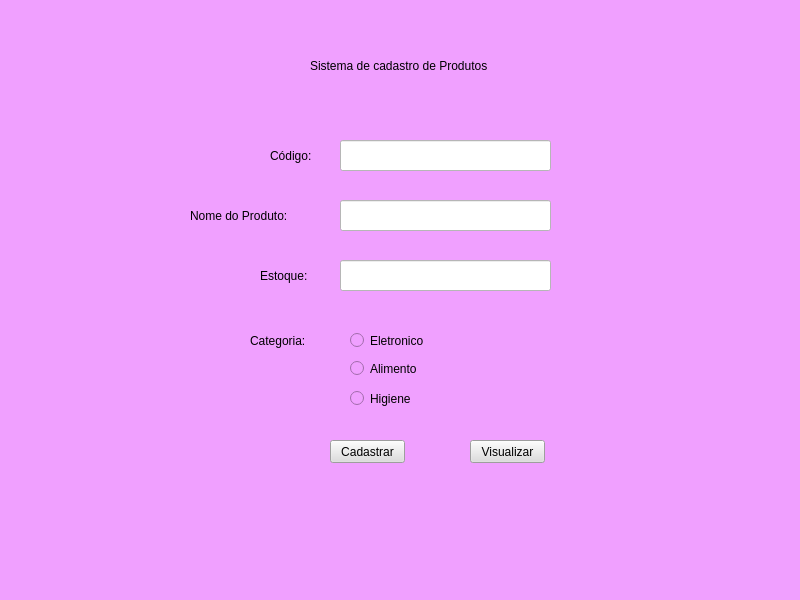
<?xml version="1.0" encoding="UTF-8"?>
<ui version="4.0">
 <class>MainWindow</class>
 <widget class="QMainWindow" name="MainWindow">
  <property name="geometry">
   <rect>
    <x>0</x>
    <y>0</y>
    <width>800</width>
    <height>600</height>
   </rect>
  </property>
  <property name="windowTitle">
   <string>MainWindow</string>
  </property>
  <property name="styleSheet">
   <string notr="true">
background-color: rgb(240, 160, 255);</string>
  </property>
  <widget class="QWidget" name="centralwidget">
   <widget class="QLabel" name="label">
    <property name="geometry">
     <rect>
      <x>310</x>
      <y>-10</y>
      <width>311</width>
      <height>151</height>
     </rect>
    </property>
    <property name="styleSheet">
     <string notr="true">font: 75 14pt &quot;MS Shell Dlg 2&quot;;</string>
    </property>
    <property name="text">
     <string>Sistema de cadastro de Produtos</string>
    </property>
   </widget>
   <widget class="QLineEdit" name="lineEdit">
    <property name="geometry">
     <rect>
      <x>340</x>
      <y>140</y>
      <width>211</width>
      <height>31</height>
     </rect>
    </property>
    <property name="styleSheet">
     <string notr="true">background-color: rgb(255, 255, 255);</string>
    </property>
   </widget>
   <widget class="QLabel" name="label_2">
    <property name="geometry">
     <rect>
      <x>270</x>
      <y>140</y>
      <width>61</width>
      <height>31</height>
     </rect>
    </property>
    <property name="styleSheet">
     <string notr="true">font: 75 12pt &quot;MS Shell Dlg 2&quot;;</string>
    </property>
    <property name="text">
     <string>Código:</string>
    </property>
   </widget>
   <widget class="QLineEdit" name="lineEdit_2">
    <property name="geometry">
     <rect>
      <x>340</x>
      <y>200</y>
      <width>211</width>
      <height>31</height>
     </rect>
    </property>
    <property name="styleSheet">
     <string notr="true">background-color: rgb(255, 255, 255);</string>
    </property>
   </widget>
   <widget class="QLabel" name="label_3">
    <property name="geometry">
     <rect>
      <x>190</x>
      <y>200</y>
      <width>131</width>
      <height>31</height>
     </rect>
    </property>
    <property name="styleSheet">
     <string notr="true">font: 75 12pt &quot;MS Shell Dlg 2&quot;;</string>
    </property>
    <property name="text">
     <string>Nome do Produto: </string>
    </property>
   </widget>
   <widget class="QLabel" name="label_4">
    <property name="geometry">
     <rect>
      <x>260</x>
      <y>260</y>
      <width>71</width>
      <height>31</height>
     </rect>
    </property>
    <property name="styleSheet">
     <string notr="true">font: 75 12pt &quot;MS Shell Dlg 2&quot;;</string>
    </property>
    <property name="text">
     <string>Estoque:</string>
    </property>
   </widget>
   <widget class="QLineEdit" name="lineEdit_3">
    <property name="geometry">
     <rect>
      <x>340</x>
      <y>260</y>
      <width>211</width>
      <height>31</height>
     </rect>
    </property>
    <property name="styleSheet">
     <string notr="true">background-color: rgb(255, 255, 255);</string>
    </property>
   </widget>
   <widget class="QLabel" name="label_5">
    <property name="geometry">
     <rect>
      <x>250</x>
      <y>330</y>
      <width>81</width>
      <height>21</height>
     </rect>
    </property>
    <property name="styleSheet">
     <string notr="true">font: 75 12pt &quot;MS Shell Dlg 2&quot;;</string>
    </property>
    <property name="text">
     <string>Categoria: </string>
    </property>
   </widget>
   <widget class="QRadioButton" name="radioButton">
    <property name="geometry">
     <rect>
      <x>350</x>
      <y>330</y>
      <width>82</width>
      <height>21</height>
     </rect>
    </property>
    <property name="text">
     <string>Eletronico</string>
    </property>
   </widget>
   <widget class="QRadioButton" name="radioButton_2">
    <property name="geometry">
     <rect>
      <x>350</x>
      <y>360</y>
      <width>82</width>
      <height>17</height>
     </rect>
    </property>
    <property name="text">
     <string>Alimento</string>
    </property>
   </widget>
   <widget class="QRadioButton" name="radioButton_3">
    <property name="geometry">
     <rect>
      <x>350</x>
      <y>390</y>
      <width>82</width>
      <height>17</height>
     </rect>
    </property>
    <property name="text">
     <string>Higiene</string>
    </property>
   </widget>
   <widget class="QPushButton" name="pushButton">
    <property name="geometry">
     <rect>
      <x>330</x>
      <y>440</y>
      <width>75</width>
      <height>23</height>
     </rect>
    </property>
    <property name="styleSheet">
     <string notr="true">background-color: rgb(221, 221, 221);</string>
    </property>
    <property name="text">
     <string>Cadastrar</string>
    </property>
   </widget>
   <widget class="QPushButton" name="pushButton_2">
    <property name="geometry">
     <rect>
      <x>470</x>
      <y>440</y>
      <width>75</width>
      <height>23</height>
     </rect>
    </property>
    <property name="styleSheet">
     <string notr="true">background-color: rgb(221, 221, 221);</string>
    </property>
    <property name="text">
     <string>Visualizar</string>
    </property>
   </widget>
  </widget>
  <widget class="QMenuBar" name="menubar">
   <property name="geometry">
    <rect>
     <x>0</x>
     <y>0</y>
     <width>800</width>
     <height>21</height>
    </rect>
   </property>
  </widget>
  <widget class="QStatusBar" name="statusbar"/>
 </widget>
 <resources/>
 <connections/>
</ui>
